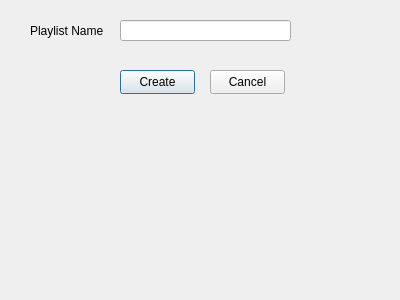
<?xml version="1.0" encoding="UTF-8"?>
<ui version="4.0">
 <class>CreatePlaylistWindow</class>
 <widget class="QDialog" name="CreatePlaylistWindow">
  <property name="geometry">
   <rect>
    <x>0</x>
    <y>0</y>
    <width>400</width>
    <height>300</height>
   </rect>
  </property>
  <property name="windowTitle">
   <string>Dialog</string>
  </property>
  <widget class="QLabel" name="label">
   <property name="geometry">
    <rect>
     <x>30</x>
     <y>20</y>
     <width>81</width>
     <height>21</height>
    </rect>
   </property>
   <property name="text">
    <string>Playlist Name</string>
   </property>
  </widget>
  <widget class="QLineEdit" name="playlistNameLineEdit">
   <property name="geometry">
    <rect>
     <x>120</x>
     <y>20</y>
     <width>171</width>
     <height>21</height>
    </rect>
   </property>
  </widget>
  <widget class="QPushButton" name="createButton">
   <property name="geometry">
    <rect>
     <x>120</x>
     <y>70</y>
     <width>75</width>
     <height>24</height>
    </rect>
   </property>
   <property name="text">
    <string>Create</string>
   </property>
  </widget>
  <widget class="QPushButton" name="cancelButton">
   <property name="geometry">
    <rect>
     <x>210</x>
     <y>70</y>
     <width>75</width>
     <height>24</height>
    </rect>
   </property>
   <property name="text">
    <string>Cancel</string>
   </property>
  </widget>
 </widget>
 <resources/>
 <connections/>
</ui>
